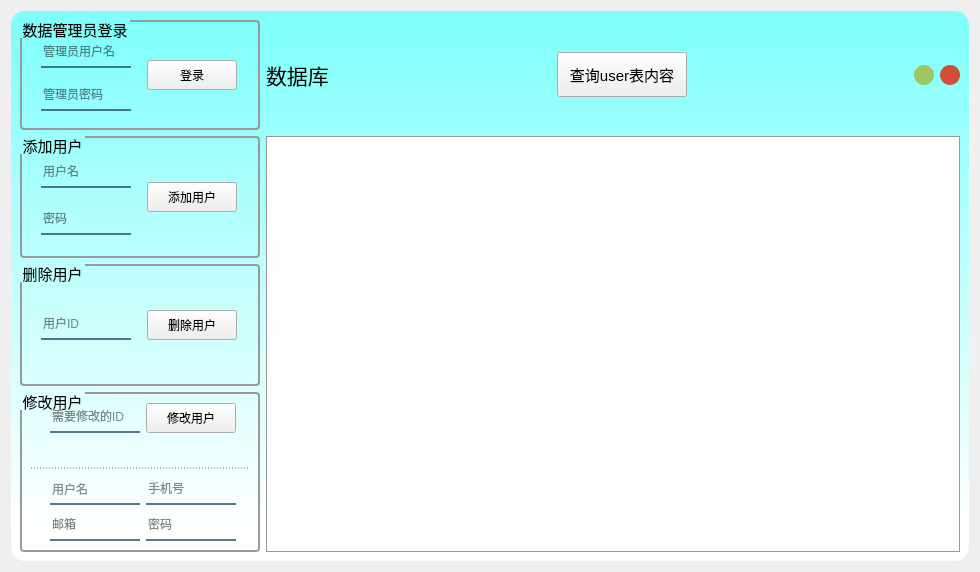
<?xml version="1.0" encoding="UTF-8"?>
<ui version="4.0">
 <class>Frame</class>
 <widget class="QFrame" name="Frame">
  <property name="geometry">
   <rect>
    <x>0</x>
    <y>0</y>
    <width>980</width>
    <height>568</height>
   </rect>
  </property>
  <property name="minimumSize">
   <size>
    <width>980</width>
    <height>0</height>
   </size>
  </property>
  <property name="windowTitle">
   <string>数据库</string>
  </property>
  <property name="windowIcon">
   <iconset resource="../res/app.qrc">
    <normaloff>:/icon/icon/首页.ico</normaloff>:/icon/icon/首页.ico</iconset>
  </property>
  <property name="styleSheet">
   <string notr="true">QPushButton#close_pushButton{
 background-color: #ce5137;
 border-radius:10px;
}

QPushButton#close_pushButton:hover{
 background-size: cover;
 background-image: url(:/icon/icon/close.svg);
}

QPushButton#min_pushButton{
 background-color: #a1c661;
 border-radius:10px;
}

QPushButton#min_pushButton:hover{
 background-size: cover;
 background-image: url(:/icon/icon/minimize.svg);
}

QWidget#widget{
background-color: qlineargradient(spread:pad, x1:0.5, y1:0, x2:0.5, y2:1, stop:0.0284091 rgba(129, 255, 251, 255), stop:0.9375 rgba(255, 255, 255, 255));

border-radius: 14;
}

QTableWidget, QTableView
{
    gridline-color: #999999;    /*表格中的网格线条颜色*/
    background: #FDFDFD;
    /*设置交替颜色，需要在函数属性中设置:tableWidget-&gt;setAlternatingRowColors(true)*/
    alternate-background-color: #EEEEEF;
    /*selection-color:#FDFDFD;    鼠标选中时前景色：文字颜色*/
    selection-background-color:#8BF;   /*鼠标选中时背景色*/
    border:1px solid #999999;  /*边框线的宽度、颜色*/
    /*border:none;    去除边界线*/
    /*border-radius:5px;*/
    /*padding:10px 10px;*/  /*表格与边框的间距*/
}
QTableView::item, QTabWidget::item{
    background: transparent;
	outline-style: none;
	border: none;
}

QTableView::item:hover {
	background: #8BF;
    border: 1px solid #EA2;
}

QTableView::item:selected {
	background: #8BF;
	color: #EEEEEF;
}

QTableView::item:selected:active {
	background: #59F;
	color: #EEEEEF;
}

QTableWidget QComboBox{
    margin: 2px;
    border: none;
}


QGroupBox {
border: 2px solid #999999;
border-radius: 4px;
margin-top: 0.5em;
}
QGroupBox::title {
subcontrol-origin: margin;
subcontrol-position: top left;
left: 1em;
top: 0.1em;
}
</string>
  </property>
  <layout class="QHBoxLayout" name="horizontalLayout">
   <item>
    <widget class="QWidget" name="widget" native="true">
     <property name="minimumSize">
      <size>
       <width>950</width>
       <height>550</height>
      </size>
     </property>
     <layout class="QVBoxLayout" name="verticalLayout_5">
      <item>
       <layout class="QHBoxLayout" name="horizontalLayout_6">
        <item>
         <widget class="QGroupBox" name="groupBox_4">
          <property name="minimumSize">
           <size>
            <width>240</width>
            <height>110</height>
           </size>
          </property>
          <property name="maximumSize">
           <size>
            <width>240</width>
            <height>16777215</height>
           </size>
          </property>
          <property name="font">
           <font>
            <pointsize>11</pointsize>
           </font>
          </property>
          <property name="title">
           <string>数据管理员登录</string>
          </property>
          <layout class="QHBoxLayout" name="horizontalLayout_4">
           <item>
            <layout class="QVBoxLayout" name="verticalLayout_3">
             <item>
              <widget class="QLineEdit" name="admin_login_of_user_name_lineEdit">
               <property name="minimumSize">
                <size>
                 <width>90</width>
                 <height>30</height>
                </size>
               </property>
               <property name="maximumSize">
                <size>
                 <width>90</width>
                 <height>30</height>
                </size>
               </property>
               <property name="font">
                <font>
                 <pointsize>9</pointsize>
                </font>
               </property>
               <property name="styleSheet">
                <string notr="true">background-color:rgba(0,0,0,0);
border:none;
border-bottom:2px solid rgba(46,82,101,200);
color:rgba(0,0,0,240);
padding-bottom:2px;</string>
               </property>
               <property name="placeholderText">
                <string>管理员用户名</string>
               </property>
              </widget>
             </item>
             <item>
              <widget class="QLineEdit" name="admin_login_of_password_lineEdit">
               <property name="minimumSize">
                <size>
                 <width>90</width>
                 <height>30</height>
                </size>
               </property>
               <property name="maximumSize">
                <size>
                 <width>90</width>
                 <height>30</height>
                </size>
               </property>
               <property name="font">
                <font>
                 <pointsize>9</pointsize>
                </font>
               </property>
               <property name="styleSheet">
                <string notr="true">background-color:rgba(0,0,0,0);
border:none;
border-bottom:2px solid rgba(46,82,101,200);
color:rgba(0,0,0,240);
padding-bottom:2px;</string>
               </property>
               <property name="placeholderText">
                <string>管理员密码</string>
               </property>
              </widget>
             </item>
            </layout>
           </item>
           <item>
            <widget class="QPushButton" name="admin_login_pushButton">
             <property name="minimumSize">
              <size>
               <width>90</width>
               <height>30</height>
              </size>
             </property>
             <property name="maximumSize">
              <size>
               <width>90</width>
               <height>30</height>
              </size>
             </property>
             <property name="text">
              <string>登录</string>
             </property>
            </widget>
           </item>
          </layout>
         </widget>
        </item>
        <item>
         <layout class="QHBoxLayout" name="horizontalLayout_5">
          <item>
           <widget class="QLabel" name="label">
            <property name="font">
             <font>
              <family>楷体</family>
              <pointsize>16</pointsize>
              <weight>50</weight>
              <bold>false</bold>
             </font>
            </property>
            <property name="text">
             <string>数据库</string>
            </property>
           </widget>
          </item>
          <item>
           <spacer name="horizontalSpacer_2">
            <property name="orientation">
             <enum>Qt::Horizontal</enum>
            </property>
            <property name="sizeHint" stdset="0">
             <size>
              <width>88</width>
              <height>20</height>
             </size>
            </property>
           </spacer>
          </item>
          <item>
           <widget class="QPushButton" name="fresh_pushButton">
            <property name="minimumSize">
             <size>
              <width>130</width>
              <height>45</height>
             </size>
            </property>
            <property name="font">
             <font>
              <pointsize>11</pointsize>
             </font>
            </property>
            <property name="text">
             <string>查询user表内容</string>
            </property>
           </widget>
          </item>
          <item>
           <spacer name="horizontalSpacer">
            <property name="orientation">
             <enum>Qt::Horizontal</enum>
            </property>
            <property name="sizeHint" stdset="0">
             <size>
              <width>138</width>
              <height>20</height>
             </size>
            </property>
           </spacer>
          </item>
          <item>
           <widget class="QPushButton" name="min_pushButton">
            <property name="minimumSize">
             <size>
              <width>20</width>
              <height>20</height>
             </size>
            </property>
            <property name="maximumSize">
             <size>
              <width>20</width>
              <height>20</height>
             </size>
            </property>
            <property name="cursor">
             <cursorShape>PointingHandCursor</cursorShape>
            </property>
            <property name="text">
             <string/>
            </property>
           </widget>
          </item>
          <item>
           <widget class="QPushButton" name="close_pushButton">
            <property name="minimumSize">
             <size>
              <width>20</width>
              <height>20</height>
             </size>
            </property>
            <property name="maximumSize">
             <size>
              <width>20</width>
              <height>20</height>
             </size>
            </property>
            <property name="cursor">
             <cursorShape>PointingHandCursor</cursorShape>
            </property>
            <property name="text">
             <string/>
            </property>
           </widget>
          </item>
         </layout>
        </item>
       </layout>
      </item>
      <item>
       <layout class="QFormLayout" name="formLayout_3">
        <item row="0" column="0">
         <layout class="QVBoxLayout" name="verticalLayout_4">
          <item>
           <widget class="QGroupBox" name="groupBox_2">
            <property name="minimumSize">
             <size>
              <width>240</width>
              <height>110</height>
             </size>
            </property>
            <property name="maximumSize">
             <size>
              <width>240</width>
              <height>16777215</height>
             </size>
            </property>
            <property name="font">
             <font>
              <pointsize>11</pointsize>
             </font>
            </property>
            <property name="title">
             <string>添加用户</string>
            </property>
            <layout class="QHBoxLayout" name="horizontalLayout_3">
             <item>
              <layout class="QVBoxLayout" name="verticalLayout_2">
               <item>
                <widget class="QLineEdit" name="add_user_of_user_name_lineEdit">
                 <property name="minimumSize">
                  <size>
                   <width>90</width>
                   <height>30</height>
                  </size>
                 </property>
                 <property name="maximumSize">
                  <size>
                   <width>90</width>
                   <height>30</height>
                  </size>
                 </property>
                 <property name="font">
                  <font>
                   <pointsize>9</pointsize>
                  </font>
                 </property>
                 <property name="styleSheet">
                  <string notr="true">background-color:rgba(0,0,0,0);
border:none;
border-bottom:2px solid rgba(46,82,101,200);
color:rgba(0,0,0,240);
padding-bottom:2px;</string>
                 </property>
                 <property name="placeholderText">
                  <string>用户名</string>
                 </property>
                </widget>
               </item>
               <item>
                <widget class="QLineEdit" name="add_user_of_password_lineEdit">
                 <property name="minimumSize">
                  <size>
                   <width>90</width>
                   <height>30</height>
                  </size>
                 </property>
                 <property name="maximumSize">
                  <size>
                   <width>90</width>
                   <height>30</height>
                  </size>
                 </property>
                 <property name="font">
                  <font>
                   <pointsize>9</pointsize>
                  </font>
                 </property>
                 <property name="styleSheet">
                  <string notr="true">background-color:rgba(0,0,0,0);
border:none;
border-bottom:2px solid rgba(46,82,101,200);
color:rgba(0,0,0,240);
padding-bottom:2px;</string>
                 </property>
                 <property name="placeholderText">
                  <string>密码</string>
                 </property>
                </widget>
               </item>
              </layout>
             </item>
             <item>
              <widget class="QPushButton" name="add_user_pushButton">
               <property name="minimumSize">
                <size>
                 <width>90</width>
                 <height>30</height>
                </size>
               </property>
               <property name="maximumSize">
                <size>
                 <width>90</width>
                 <height>30</height>
                </size>
               </property>
               <property name="text">
                <string>添加用户</string>
               </property>
              </widget>
             </item>
            </layout>
           </widget>
          </item>
          <item>
           <widget class="QGroupBox" name="groupBox">
            <property name="minimumSize">
             <size>
              <width>240</width>
              <height>80</height>
             </size>
            </property>
            <property name="maximumSize">
             <size>
              <width>240</width>
              <height>16777215</height>
             </size>
            </property>
            <property name="font">
             <font>
              <pointsize>11</pointsize>
             </font>
            </property>
            <property name="title">
             <string>删除用户</string>
            </property>
            <layout class="QHBoxLayout" name="horizontalLayout_2">
             <item>
              <widget class="QLineEdit" name="delete_user_of_id_lineEdit">
               <property name="minimumSize">
                <size>
                 <width>90</width>
                 <height>30</height>
                </size>
               </property>
               <property name="maximumSize">
                <size>
                 <width>90</width>
                 <height>30</height>
                </size>
               </property>
               <property name="font">
                <font>
                 <pointsize>9</pointsize>
                </font>
               </property>
               <property name="styleSheet">
                <string notr="true">background-color:rgba(0,0,0,0);
border:none;
border-bottom:2px solid rgba(46,82,101,200);
color:rgba(0,0,0,240);
padding-bottom:2px;</string>
               </property>
               <property name="text">
                <string/>
               </property>
               <property name="alignment">
                <set>Qt::AlignLeading|Qt::AlignLeft|Qt::AlignVCenter</set>
               </property>
               <property name="placeholderText">
                <string>用户ID</string>
               </property>
              </widget>
             </item>
             <item>
              <widget class="QPushButton" name="delete_user_pushButton">
               <property name="minimumSize">
                <size>
                 <width>90</width>
                 <height>30</height>
                </size>
               </property>
               <property name="maximumSize">
                <size>
                 <width>90</width>
                 <height>30</height>
                </size>
               </property>
               <property name="text">
                <string>删除用户</string>
               </property>
              </widget>
             </item>
            </layout>
           </widget>
          </item>
          <item>
           <widget class="QGroupBox" name="groupBox_3">
            <property name="minimumSize">
             <size>
              <width>240</width>
              <height>160</height>
             </size>
            </property>
            <property name="maximumSize">
             <size>
              <width>240</width>
              <height>16777215</height>
             </size>
            </property>
            <property name="font">
             <font>
              <pointsize>11</pointsize>
             </font>
            </property>
            <property name="title">
             <string>修改用户</string>
            </property>
            <layout class="QVBoxLayout" name="verticalLayout">
             <item>
              <layout class="QFormLayout" name="formLayout_2">
               <property name="labelAlignment">
                <set>Qt::AlignCenter</set>
               </property>
               <property name="formAlignment">
                <set>Qt::AlignHCenter|Qt::AlignTop</set>
               </property>
               <item row="0" column="0">
                <widget class="QLineEdit" name="change_user_of_id_lineEdit">
                 <property name="minimumSize">
                  <size>
                   <width>90</width>
                   <height>30</height>
                  </size>
                 </property>
                 <property name="maximumSize">
                  <size>
                   <width>90</width>
                   <height>30</height>
                  </size>
                 </property>
                 <property name="font">
                  <font>
                   <pointsize>9</pointsize>
                  </font>
                 </property>
                 <property name="styleSheet">
                  <string notr="true">background-color:rgba(0,0,0,0);
border:none;
border-bottom:2px solid rgba(46,82,101,200);
color:rgba(0,0,0,240);
padding-bottom:2px;</string>
                 </property>
                 <property name="placeholderText">
                  <string>需要修改的ID</string>
                 </property>
                </widget>
               </item>
               <item row="0" column="1">
                <widget class="QPushButton" name="change_user_pushButton">
                 <property name="minimumSize">
                  <size>
                   <width>90</width>
                   <height>30</height>
                  </size>
                 </property>
                 <property name="maximumSize">
                  <size>
                   <width>90</width>
                   <height>30</height>
                  </size>
                 </property>
                 <property name="text">
                  <string>修改用户</string>
                 </property>
                </widget>
               </item>
              </layout>
             </item>
             <item>
              <widget class="QLineEdit" name="change_user_of_user_name_lineEdit_2">
               <property name="enabled">
                <bool>false</bool>
               </property>
               <property name="maximumSize">
                <size>
                 <width>16777215</width>
                 <height>5</height>
                </size>
               </property>
               <property name="font">
                <font>
                 <pointsize>9</pointsize>
                </font>
               </property>
               <property name="styleSheet">
                <string notr="true">background-color:rgba(0,0,0,0);
border:none;
border-bottom:1px dashed rgba(46,82,101,200);
color:rgba(0,0,0,240);
padding-bottom:1px;</string>
               </property>
               <property name="readOnly">
                <bool>true</bool>
               </property>
               <property name="placeholderText">
                <string/>
               </property>
              </widget>
             </item>
             <item>
              <layout class="QFormLayout" name="formLayout">
               <property name="labelAlignment">
                <set>Qt::AlignCenter</set>
               </property>
               <property name="formAlignment">
                <set>Qt::AlignHCenter|Qt::AlignTop</set>
               </property>
               <item row="0" column="0">
                <widget class="QLineEdit" name="change_user_of_user_name_lineEdit">
                 <property name="minimumSize">
                  <size>
                   <width>90</width>
                   <height>30</height>
                  </size>
                 </property>
                 <property name="maximumSize">
                  <size>
                   <width>90</width>
                   <height>30</height>
                  </size>
                 </property>
                 <property name="font">
                  <font>
                   <pointsize>9</pointsize>
                  </font>
                 </property>
                 <property name="styleSheet">
                  <string notr="true">background-color:rgba(0,0,0,0);
border:none;
border-bottom:2px solid rgba(46,82,101,200);
color:rgba(0,0,0,240);
padding-bottom:1px;</string>
                 </property>
                 <property name="placeholderText">
                  <string>用户名</string>
                 </property>
                </widget>
               </item>
               <item row="0" column="1">
                <widget class="QLineEdit" name="change_user_of_phone_lineEdit">
                 <property name="minimumSize">
                  <size>
                   <width>90</width>
                   <height>30</height>
                  </size>
                 </property>
                 <property name="maximumSize">
                  <size>
                   <width>90</width>
                   <height>30</height>
                  </size>
                 </property>
                 <property name="font">
                  <font>
                   <pointsize>9</pointsize>
                  </font>
                 </property>
                 <property name="styleSheet">
                  <string notr="true">background-color:rgba(0,0,0,0);
border:none;
border-bottom:2px solid rgba(46,82,101,200);
color:rgba(0,0,0,240);
padding-bottom:2px;</string>
                 </property>
                 <property name="placeholderText">
                  <string>手机号</string>
                 </property>
                </widget>
               </item>
               <item row="1" column="0">
                <widget class="QLineEdit" name="change_user_of_email_lineEdit">
                 <property name="minimumSize">
                  <size>
                   <width>90</width>
                   <height>30</height>
                  </size>
                 </property>
                 <property name="maximumSize">
                  <size>
                   <width>90</width>
                   <height>30</height>
                  </size>
                 </property>
                 <property name="font">
                  <font>
                   <pointsize>9</pointsize>
                  </font>
                 </property>
                 <property name="styleSheet">
                  <string notr="true">background-color:rgba(0,0,0,0);
border:none;
border-bottom:2px solid rgba(46,82,101,200);
color:rgba(0,0,0,240);
padding-bottom:2px;</string>
                 </property>
                 <property name="placeholderText">
                  <string>邮箱</string>
                 </property>
                </widget>
               </item>
               <item row="1" column="1">
                <widget class="QLineEdit" name="change_user_of_password_lineEdit">
                 <property name="minimumSize">
                  <size>
                   <width>90</width>
                   <height>30</height>
                  </size>
                 </property>
                 <property name="maximumSize">
                  <size>
                   <width>90</width>
                   <height>30</height>
                  </size>
                 </property>
                 <property name="font">
                  <font>
                   <pointsize>9</pointsize>
                  </font>
                 </property>
                 <property name="styleSheet">
                  <string notr="true">background-color:rgba(0,0,0,0);
border:none;
border-bottom:2px solid rgba(46,82,101,200);
color:rgba(0,0,0,240);
padding-bottom:2px;</string>
                 </property>
                 <property name="placeholderText">
                  <string>密码</string>
                 </property>
                </widget>
               </item>
              </layout>
             </item>
            </layout>
           </widget>
          </item>
         </layout>
        </item>
        <item row="0" column="1">
         <widget class="QTableWidget" name="tableWidget">
          <property name="minimumSize">
           <size>
            <width>600</width>
            <height>400</height>
           </size>
          </property>
         </widget>
        </item>
       </layout>
      </item>
     </layout>
    </widget>
   </item>
  </layout>
 </widget>
 <resources>
  <include location="../res/app.qrc"/>
 </resources>
 <connections/>
</ui>
